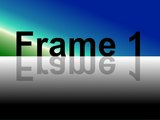
#> input picture buddybot/mjpg-streamer-master/mjpg-streamer-experimental/plugins/input_testpicture/pictures/160x120_1.jpg, 160 x 120 px, given in place of the camera
$ python webcam.py
#> lines starting #> are read from the running program, lines starting #| are printed output that depends on the picture; after the words box and inside, x2 and y2 are one past the last pixel; in counts of white or black regions, pixels touching at a corner belong together
#> (reads basestation/piVision/colors.json from the repository)
#> further down, frame is the input picture: shape (120, 160, 3); mean B, G, R 114.9, 90.1, 63
### basestation/piVision/frame_process.py
# https://www.etutorialspoint.com/index.php/328-python-opencv-specific-color-detction-from-capture-video

import cv2
import numpy as np
import math

#Detects the most circular object on frame
def detect_on_frame(frame, low, high):
  # Convert BGR to HSV
  hsv = cv2.cvtColor(frame, cv2.COLOR_BGR2HSV)
#> hsv: shape (120, 160, 3); mean H, S, V 55.1, 113, 118.5

  # define blue color range
  light_blue = np.array(low)
  dark_blue = np.array(high)

  # Threshold the HSV image to get only blue colors
  mask = cv2.inRange(hsv, light_blue, dark_blue)
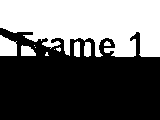
#> mask: shape (120, 160); 40.2% white; 11 white regions (5 under 20 px), largest, box (x1, y1, x2, y2) and area: (0, 0, 160, 57) 7058, (0, 35, 17, 56) 289, (21, 45, 36, 56) 126, (84, 42, 91, 57) 96, (74, 41, 80, 57) 88, (104, 41, 111, 46) 27

  # Bitwise-AND mask and original image
  output = cv2.bitwise_and(frame,frame, mask= mask)
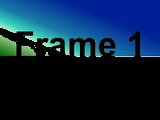
#> output: shape (120, 160, 3); mean B, G, R 61.2, 35.7, 9.6
  gray = cv2.cvtColor(output, cv2.COLOR_BGR2GRAY)
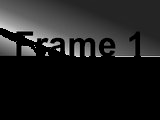
#> gray: shape (120, 160); min 0, max 234, mean 30.8
  _, binary = cv2.threshold(gray, 100, 255, cv2.THRESH_OTSU)
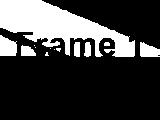
#> binary: shape (120, 160); 24.3% white; 13 white regions (6 under 20 px), largest, box (x1, y1, x2, y2) and area: (0, 0, 135, 57) 3803, (0, 35, 17, 56) 286, (140, 42, 160, 57) 226
  invertedBinary = ~binary
#> invertedBinary: shape (120, 160); 75.7% white; 13 black regions (6 under 20 px)
  contours, _ = cv2.findContours(invertedBinary, cv2.RETR_TREE,
  cv2.CHAIN_APPROX_SIMPLE)
#> contours = 14 contours, 8 with area under 20; largest, box (x1, y1, x2, y2) and area: (0, 0, 160, 120) 14403, (20, 44, 37, 57) 148, (73, 41, 81, 58) 105, (83, 41, 92, 58) 104, (103, 41, 111, 47) 30, (55, 47, 62, 53) 20

  for c in contours:
    area = cv2.contourArea(c)
    if area < 20:
      cv2.fillPoly(binary, pts=[c], color=0)
#> this loop made 14 passes
#> area on passes 2, 5, 9, 10, 11, 12: 14403, 20.5, 147.5, 30, 104.5, 105
#> binary: shape (120, 160); 24.2% white; 8 white regions (1 under 20 px), largest, box (x1, y1, x2, y2) and area: (0, 0, 135, 57) 3802, (0, 35, 17, 56) 285, (140, 42, 160, 57) 226

  binary = cv2.morphologyEx(binary, cv2.MORPH_CLOSE, cv2.getStructuringElement(cv2.MORPH_ELLIPSE, (51,51)))
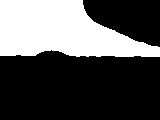
#> binary: shape (120, 160); 33.1% white; 1 white region
  contours, _ = cv2.findContours(binary, cv2.RETR_EXTERNAL, cv2.CHAIN_APPROX_NONE)
#> contours = 1 contour; box (x1, y1, x2, y2) and area: (0, 0, 160, 57) 6154

  rows = len(binary)
#> rows = 120
  cols = len(binary[0])
#> cols = 160
  middle = cols/2
#> middle = 80
  diff = rows * cols
#> diff = 19200
  if(len(contours) == 0):
    return 0, frame #no contour detected

  con = contours[0]
#> con = contour of 392 points, box (x1, y1, x2, y2) (0, 0, 160, 57), area 6154
  cen = 0

  for c in contours:
    center,radius = cv2.minEnclosingCircle(c)
    cen = center[0]
    area = cv2.contourArea(c)
    circle = math.pi * radius * radius
    if(abs(circle-area)/((area + circle)/2) < diff):
      diff = circle - area
      con = c
#> this loop made 1 pass
#> (center, radius, cen, area, circle, diff) on pass 1: ((79.5, 28), 84.29, 79.5, 6154, 22318.7, 16164.7)
#> after the loop, diff = 16164.7

  #draw  contour of most circular shape w/ particular color
  cv2.drawContours(frame, [con], 0, (0, 255, 0),3)
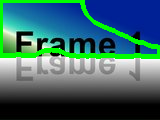
#> frame: shape (120, 160, 3); 8.56% of pixels changed, all inside (x1, y1, x2, y2) = (0, 0, 160, 59)

  if(cen > middle):
    return 1, frame
  else:
    return -1, frame

### basestation/piVision/webcam.py
from frame_process import *
import cv2
import json
import os

# Create an object to read camera video
camVid = cv2.VideoCapture(0)

#vars for tracking go left/right
leftRight = 0
iteration = 0

#color options
#currently defaults to blue; add more colors easily to colors.json
file = os.path.join("basestation", "piVision", "colors.json")
f = open(file)
colors = json.load(f)

blue_low = colors["colors"][0]["low"]
blue_high = colors["colors"][0]["high"]

while(True):
    iteration+=1
    if iteration > 10:
        iteration = 0
        leftRight = 0

    _, frame = camVid.read()

    turn, frame = detect_on_frame(frame, blue_low, blue_high)
#> turn = -1
    leftRight += turn
#> leftRight = -1
    if(iteration == 10):
        print("left" if leftRight < 0 else "right")

    # Display the frame, saved in the file
    cv2.imshow('MostCircularContour', frame)

    # Press q on keyboard to stop recording
    if cv2.waitKey(1) & 0xFF == ord('q'):
#> (key q is pressed here)
        break

# release video capture
# and video write objects
camVid.release()

# Closes all the frames
cv2.destroyAllWindows()
